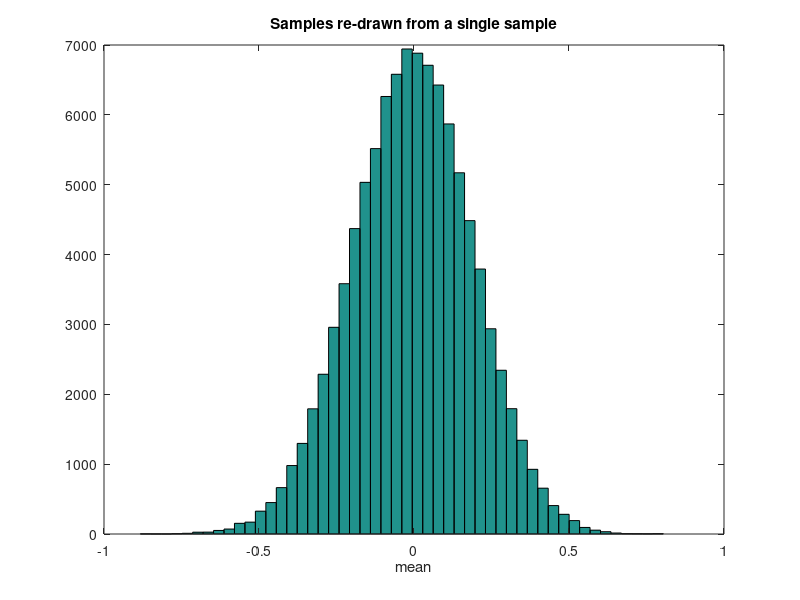

MATLAB code to generate this figure: (Note: this script raises an error after producing the figure.)
clear all;close all;clc
myStatistic = @mean;

% Here's an option for an arbitrary statistic (commented out)
% myStatistic = @(x) abs(mean(x))
n = 25;  %size of each data set
nReps = 100000;  %number of data sets or 'experiments'

x = randn(1,n);
sampleStat = myStatistic(x);

id = ceil(rand(n,nReps)*n);

bootstrapData = x(id);

bootstrapStat = zeros(1,nReps);
for i=1:nReps
    bootstrapStat(i) = myStatistic(bootstrapData(:,i));
end

figure(2)
clf
hist(bootstrapStat,50)  %50 bins
xlabel(func2str(myStatistic))
title('Samples re-drawn from a single sample');

CIrange = 95;
bootstrapCI = bootstrap(myStatistic,x,nReps,CIrange);